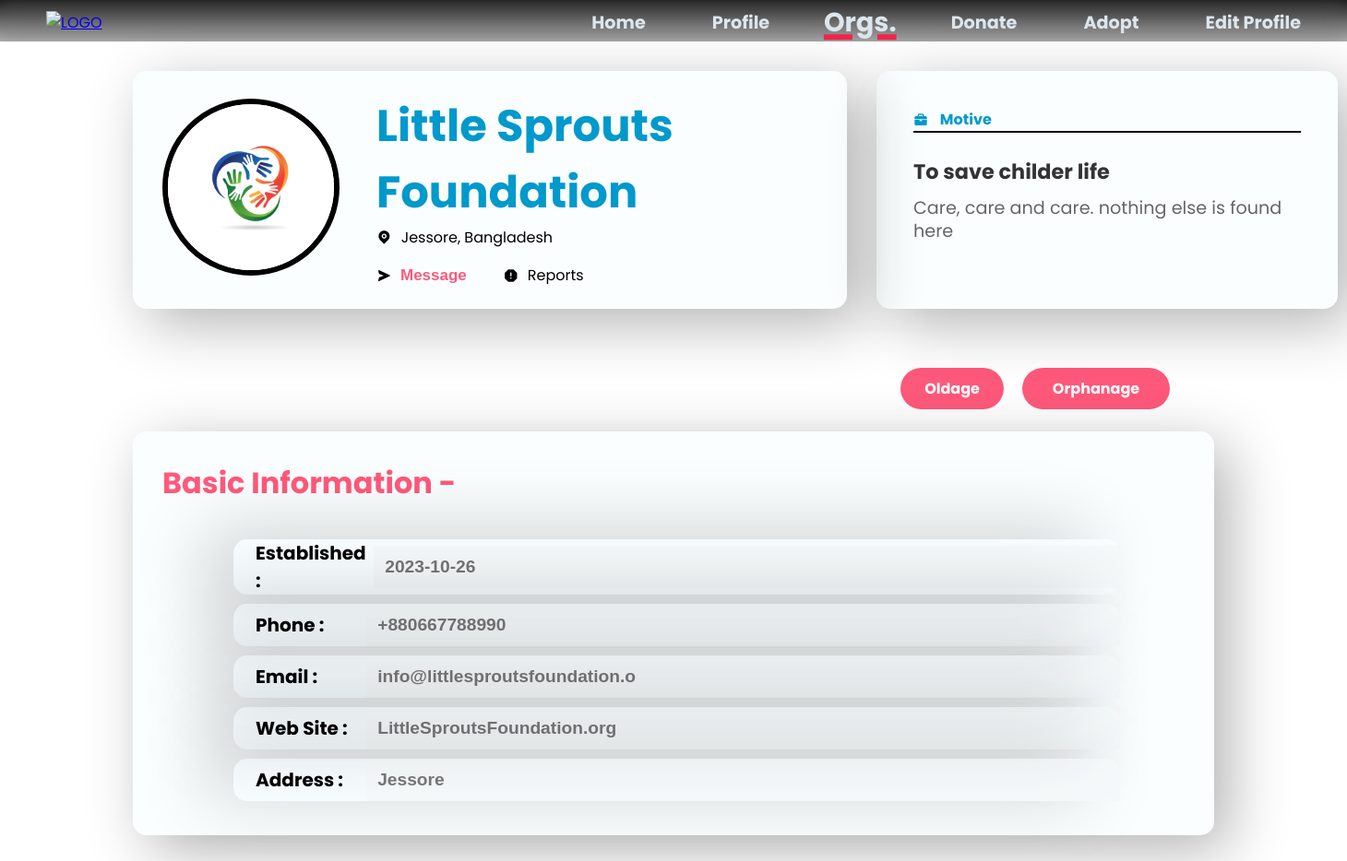
Screenshot of /Root/Org_Page/U_VIEW_ORG.php?org_id=18 (signed in) with the database file from the repository.
### tables this page shows
CREATE TABLE `org_list` (
  `org_id` int(11) NOT NULL,
  `org_name` varchar(30) DEFAULT NULL,
  `acc_id` int(11) NOT NULL,
  `org_description` text DEFAULT NULL,
  `org_email` varchar(30) DEFAULT NULL,
  `org_phone` varchar(20) DEFAULT NULL,
  `org_website` varchar(30) DEFAULT NULL,
  `org_logo` varchar(255) DEFAULT NULL,
  `established` date DEFAULT NULL,
  `org_location` varchar(30) DEFAULT NULL,
  `org_vision` varchar(30) DEFAULT NULL,
  `org_reviews` decimal(2,2) DEFAULT NULL
);

### Root/Org_Page/VIEW_ORG_BE.php (called while the page is built, shortened)
<?php
    include('/xampp/htdocs/DBMS_Project_Organized_One/Includes/db_con.php');
    if (isset($_GET['org_id'])) {
        $org_id = $_GET['org_id'];
        $sql = "SELECT * FROM org_list Where org_id = $org_id";
        $sql_result = mysqli_query($con, $sql);
        if (mysqli_num_rows($sql_result) > 0 ) {
            $row = mysqli_fetch_array($sql_result);
            $org_name = $row['org_name'];
            $org_description = $row['org_description'];
            $org_email = $row['org_email'];
            $org_phone = $row['org_phone'];
            $established = $row['established'];
            $org_website = $row['org_website'];
            $org_location = $row['org_location'];
            $org_vision = $row['org_vision'];
            $org_logo = $row['org_logo'];
        }
        else {
            echo "User data not found.";
        }
    }
?>

### Root/Org_Page/U_VIEW_ORG.php (the view, shortened to what this page needs)
<!DOCTYPE html>
<html lang="en">
<head>
    <link rel="stylesheet" href="fonts/remixicon.css">
    <link href='https://unpkg.com/boxicons@2.1.4/css/boxicons.min.css' rel='stylesheet'>
    <link href="https://cdn.jsdelivr.net/npm/remixicon@3.5.0/fonts/remixicon.css" rel="stylesheet"/>
    <link rel="stylesheet" href="https://cdn.jsdelivr.net/npm/swiper@10/swiper-bundle.min.css"/>
    <link rel="stylesheet" href="/Root/Org_Page/VIEW_ORG_STYLE.css">
</head>
<body>
    <header class="header">
        <nav>
            <div class="logo">
                <a href="/Root/Home_Page/U_HOME.php"><img src="/Root/Landing_Page/LOGO_NoBackground.png" alt="LOGO"></a>
            </div>
            <div class="links">
                <ul>
                    <li><a href="/Root/Home_Page/U_HOME.php">Home</a></li>
                    <li><a href="/Root/Dashboards/Own-Profiles/User/PROFILE_DETAILS.php">Profile</a></li>
                    <li><a href="/Root/Org_Page/U_ORG.php" class="active">Orgs.</a></li>
                    <li><a href="/Root/Org_Page/U_ORG.php">Donate</a></li>
                    <li><a href="/Root/D & A/Adoptions/U_ADOPTION_DASH.php">Adopt</a></li>
                    <li><a href="/Root/Dashboards/Own-Profiles/User/EDIT_PROFILE.php">Edit Profile</a></li>
                </ul>
            </div>
        </nav>
    </header>
    <div class="container">
        <?php
            include('/xampp/htdocs/DBMS_Project_Organized_One/Root/Org_Page/VIEW_ORG_BE.php');
        ?>
        <div class="left_portion">
            <div class="userDetails1">
                <div>
                    <img src= "..//..//..//Dashboards/Own-Profiles/Org/<?php echo $org_logo ?>" alt="profile" width="250px" height="250px">
                </div>
                <div class="userDetails">
                    <div class="userName">
                        <h1><?php echo $org_name ?></h1>
                    </div>
                    <div class="map">
                        <i class="ri-map-pin-fill ri"></i>
                        <p><?php echo $org_location, ", Bangladesh" ?></p>
                    </div>
                    <div class="inner_container">
                        <div class="map">
                            <i class='bx bxs-send'></i>
                            <button id="showChatBtn">Message</button>
                        </div>
                        <div class="map">
                            <i class='bx bxs-error-alt'></i>
                            <p>Reports</p>
                        </div>
                    </div>
                </div>
            </div>
            <div class="work">
                <div class="tabs">
                    <i class='bx bxs-briefcase'></i>
                    <p>Motive</p>
                </div>
                <div class="primary">
                    <h1><?php echo $org_vision ?></h1>
                    <p><?php echo $org_description ?></p>
                </div>
            </div>
        </div>
        <div class="options">
            <a href="#" class="btn x">Oldage</a>
            <a href="/Root/Orphanage/USER-PERSPECTIVE/U_UP_ORPHAN_DASH.php?org_id=<?php echo $org_id ?>" class="btn y">Orphanage</a>
        </div>
        <div class="right_portion">
            <div class="plate">
                <h1 class="heading">Basic Information -</h1>
                <div class="info_box">
                    <div class="top">
                        <div class="cel">
                            <label>Established :</label>
                            <input placeholder="<?php echo $established ?>" disabled>
                        </div>
                        <div class="cel">
                            <label>Phone :</label>
                            <input placeholder="<?php echo $org_phone ?>" disabled>
                        </div>
                        <div class="cel">
                            <label>Email :</label>
                            <input placeholder="<?php echo $org_email ?>" disabled>
                        </div>
                        <div class="cel">
                            <label>Web Site :</label>
                            <input placeholder="<?php echo $org_website ?>" disabled>
                        </div>
                        <div class="cel">
                            <label>Address :</label>
                            <input placeholder="<?php echo $org_location ?>" disabled>
                        </div>
                    </div>
                </div>
            </div>
        </div>
    </div>
</body>
</html>

### rows the page displays
org_list: org_logo (picture), org_name "Little Sprouts Foundation", org_location "Jessore", org_vision "To save childer life", org_description "Care, care and care. nothing else is found here", established "2023-10-26", org_phone "+880667788990", org_email "info@littlesproutsfoundation.o", org_website "LittleSproutsFoundation.org"
